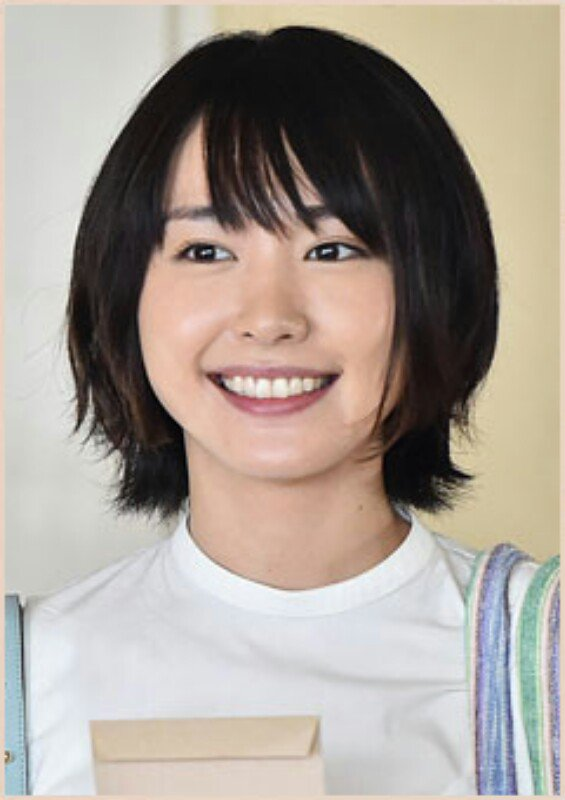
#> input picture images/mikuri.jpg, 565 x 800 px
$ python face.py
#> lines starting #> are read from the running program, lines starting #| are printed output that depends on the picture; after the words box and inside, x2 and y2 are one past the last pixel; in counts of white or black regions, pixels touching at a corner belong together
import cv2

face_cascade = cv2.CascadeClassifier('/usr/local/share/OpenCV/haarcascades/haarcascade_frontalface_default.xml')
eye_cascade = cv2.CascadeClassifier('/usr/local/share/OpenCV/haarcascades/haarcascade_eye.xml')

img = cv2.imread('./images/mikuri.jpg')
#> img is the input picture: shape (800, 565, 3); mean B, G, R 148.8, 157.8, 167.3
gray = cv2.cvtColor(img, cv2.COLOR_BGR2GRAY)
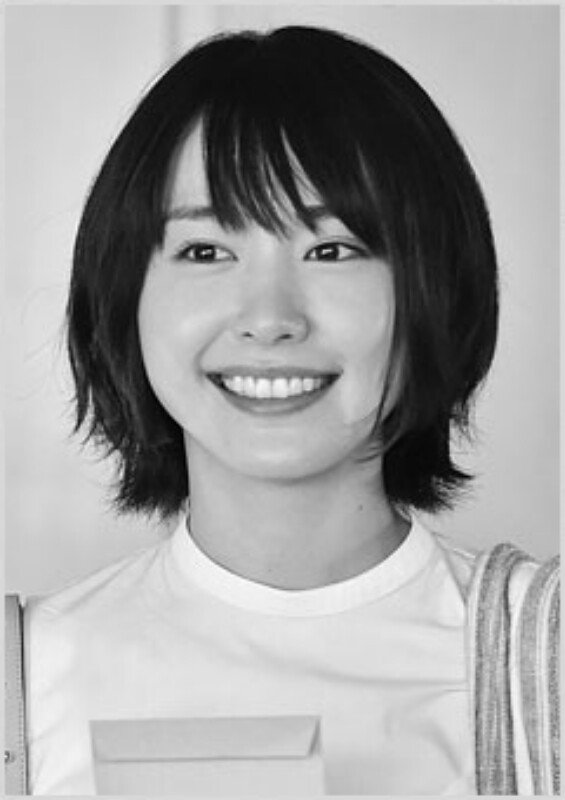
#> gray: shape (800, 565); min 0, max 254, mean 159.6
faces = face_cascade.detectMultiScale(gray, scaleFactor=1.3, minNeighbors=5)
#> faces = [[107, 140, 331, 331]]

for (x, y, w, h) in faces:
    cv2.rectangle(img, (x, y), (x+w, y+h), (255, 0, 0), 2)
    roi_gray = gray[y:y+h, x:x+w]
    roi_color = img[y:y+h, x:x+w]
    eyes = eye_cascade.detectMultiScale(roi_gray)
    for (ex, ey, ew, eh) in eyes:
        cv2.rectangle(roi_color, (ex, ey), (ex+ew, ey+eh), (0, 255, 0), 2)
#> this loop made 1 pass
#> pass 1, `roi_gray = gray[y:y+h, x:x+w]`:
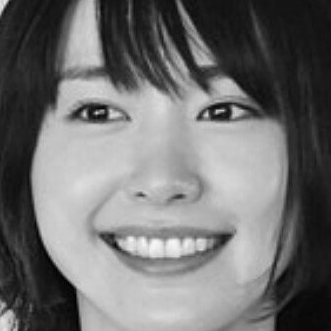
#> roi_gray: shape (331, 331); min 0, max 249, mean 112.3
#> pass 1, `roi_color = img[y:y+h, x:x+w]`:
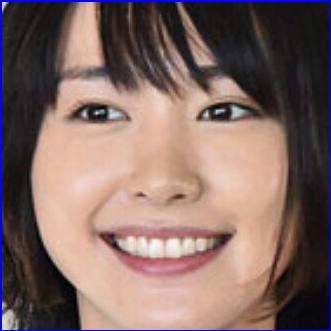
#> roi_color: shape (331, 331, 3); mean B, G, R 100.3, 105.3, 129.2
#> after the loop:
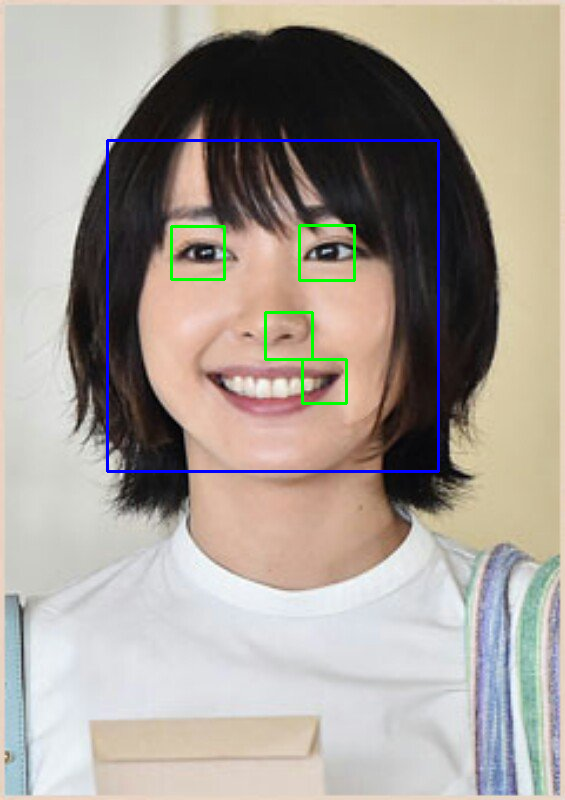
#> img: shape (800, 565, 3); 1.39% of pixels changed, all inside (x1, y1, x2, y2) = (106, 139, 440, 473)
#> after the loop:
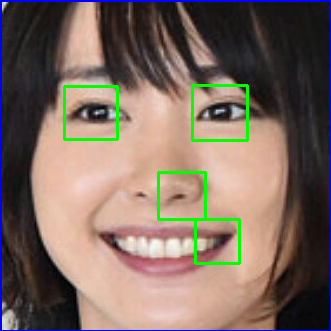
#> roi_color: shape (331, 331, 3); 2.13% of pixels changed, all inside (x1, y1, x2, y2) = (63, 84, 249, 265)

cv2.imshow('img', img)
cv2.waitKey(0)
cv2.destroyAllWindows()

$ run again, with images/face.jpeg copied over images/mikuri.jpg
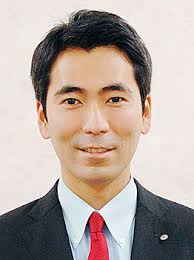
#> input picture images/face.jpeg, 194 x 260 px
#> img is the input picture: shape (260, 194, 3); mean B, G, R 159.8, 166.3, 180.2
#> faces = [[28, 46, 131, 131]]
#> the loop `for (x, y, w, h) in faces:` made 1 pass
#> (x, y, w, h, eyes) on pass 1: (28, 46, 131, 131, [[26, 38, 33, 33], [71, 38, 30, 30]])
#> after the loop `for (x, y, w, h) in faces:`:
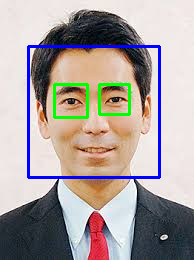
#> img: shape (260, 194, 3); 4.59% of pixels changed, all inside (x1, y1, x2, y2) = (27, 45, 161, 179)
#> after the loop `for (x, y, w, h) in faces:`:
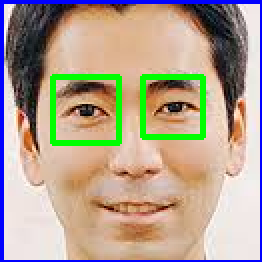
#> roi_color: shape (131, 131, 3) (shown 2 times larger); mean B, G, R 143.8, 161.8, 177.5
